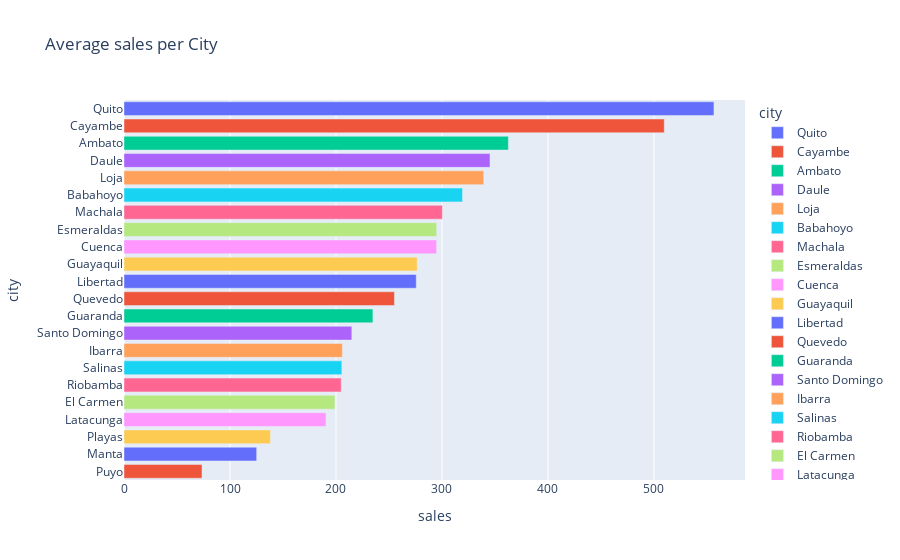

The code cell stored with this chart in its notebook:
### Code cell
t = df.groupby("city")['sales'].mean().sort_values(ascending=False).reset_index()
px.bar(t,y='city',x='sales',color='city',title='Average sales per City')

### Figure 1 — Plotly figure (JSON) as saved in the notebook; plotly's stock layout.template omitted (floating-point values rounded to 4 significant figures)
{"data": [{"hovertemplate": "city=%{y}<br>sales=%{x}<extra></extra>", "legendgroup": "Quito", "marker": {"color": "#636efa", "pattern": {"shape": ""}}, "name": "Quito", "orientation": "h", "showlegend": true, "textposition": "auto", "type": "bar", "x": [556.6], "xaxis": "x", "y": ["Quito"], "yaxis": "y"}, {"hovertemplate": "city=%{y}<br>sales=%{x}<extra></extra>", "legendgroup": "Cayambe", "marker": {"color": "#EF553B", "pattern": {"shape": ""}}, "name": "Cayambe", "orientation": "h", "showlegend": true, "textposition": "auto", "type": "bar", "x": [509.7], "xaxis": "x", "y": ["Cayambe"], "yaxis": "y"}, {"hovertemplate": "city=%{y}<br>sales=%{x}<extra></extra>", "legendgroup": "Ambato", "marker": {"color": "#00cc96", "pattern": {"shape": ""}}, "name": "Ambato", "orientation": "h", "showlegend": true, "textposition": "auto", "type": "bar", "x": [362.6], "xaxis": "x", "y": ["Ambato"], "yaxis": "y"}, {"hovertemplate": "city=%{y}<br>sales=%{x}<extra></extra>", "legendgroup": "Daule", "marker": {"color": "#ab63fa", "pattern": {"shape": ""}}, "name": "Daule", "orientation": "h", "showlegend": true, "textposition": "auto", "type": "bar", "x": [345.3], "xaxis": "x", "y": ["Daule"], "yaxis": "y"}, {"hovertemplate": "city=%{y}<br>sales=%{x}<extra></extra>", "legendgroup": "Loja", "marker": {"color": "#FFA15A", "pattern": {"shape": ""}}, "name": "Loja", "orientation": "h", "showlegend": true, "textposition": "auto", "type": "bar", "x": [339.4], "xaxis": "x", "y": ["Loja"], "yaxis": "y"}, {"hovertemplate": "city=%{y}<br>sales=%{x}<extra></extra>", "legendgroup": "Babahoyo", "marker": {"color": "#19d3f3", "pattern": {"shape": ""}}, "name": "Babahoyo", "orientation": "h", "showlegend": true, "textposition": "auto", "type": "bar", "x": [319.3], "xaxis": "x", "y": ["Babahoyo"], "yaxis": "y"}, {"hovertemplate": "city=%{y}<br>sales=%{x}<extra></extra>", "legendgroup": "Machala", "marker": {"color": "#FF6692", "pattern": {"shape": ""}}, "name": "Machala", "orientation": "h", "showlegend": true, "textposition": "auto", "type": "bar", "x": [300.4], "xaxis": "x", "y": ["Machala"], "yaxis": "y"}, {"hovertemplate": "city=%{y}<br>sales=%{x}<extra></extra>", "legendgroup": "Esmeraldas", "marker": {"color": "#B6E880", "pattern": {"shape": ""}}, "name": "Esmeraldas", "orientation": "h", "showlegend": true, "textposition": "auto", "type": "bar", "x": [295.0], "xaxis": "x", "y": ["Esmeraldas"], "yaxis": "y"}, {"hovertemplate": "city=%{y}<br>sales=%{x}<extra></extra>", "legendgroup": "Cuenca", "marker": {"color": "#FF97FF", "pattern": {"shape": ""}}, "name": "Cuenca", "orientation": "h", "showlegend": true, "textposition": "auto", "type": "bar", "x": [294.9], "xaxis": "x", "y": ["Cuenca"], "yaxis": "y"}, {"hovertemplate": "city=%{y}<br>sales=%{x}<extra></extra>", "legendgroup": "Guayaquil", "marker": {"color": "#FECB52", "pattern": {"shape": ""}}, "name": "Guayaquil", "orientation": "h", "showlegend": true, "textposition": "auto", "type": "bar", "x": [276.6], "xaxis": "x", "y": ["Guayaquil"], "yaxis": "y"}, {"hovertemplate": "city=%{y}<br>sales=%{x}<extra></extra>", "legendgroup": "Libertad", "marker": {"color": "#636efa", "pattern": {"shape": ""}}, "name": "Libertad", "orientation": "h", "showlegend": true, "textposition": "auto", "type": "bar", "x": [275.7], "xaxis": "x", "y": ["Libertad"], "yaxis": "y"}, {"hovertemplate": "city=%{y}<br>sales=%{x}<extra></extra>", "legendgroup": "Quevedo", "marker": {"color": "#EF553B", "pattern": {"shape": ""}}, "name": "Quevedo", "orientation": "h", "showlegend": true, "textposition": "auto", "type": "bar", "x": [255.1], "xaxis": "x", "y": ["Quevedo"], "yaxis": "y"}, {"hovertemplate": "city=%{y}<br>sales=%{x}<extra></extra>", "legendgroup": "Guaranda", "marker": {"color": "#00cc96", "pattern": {"shape": ""}}, "name": "Guaranda", "orientation": "h", "showlegend": true, "textposition": "auto", "type": "bar", "x": [234.8], "xaxis": "x", "y": ["Guaranda"], "yaxis": "y"}, {"hovertemplate": "city=%{y}<br>sales=%{x}<extra></extra>", "legendgroup": "Santo Domingo", "marker": {"color": "#ab63fa", "pattern": {"shape": ""}}, "name": "Santo Domingo", "orientation": "h", "showlegend": true, "textposition": "auto", "type": "bar", "x": [214.9], "xaxis": "x", "y": ["Santo Domingo"], "yaxis": "y"}, {"hovertemplate": "city=%{y}<br>sales=%{x}<extra></extra>", "legendgroup": "Ibarra", "marker": {"color": "#FFA15A", "pattern": {"shape": ""}}, "name": "Ibarra", "orientation": "h", "showlegend": true, "textposition": "auto", "type": "bar", "x": [206.1], "xaxis": "x", "y": ["Ibarra"], "yaxis": "y"}, {"hovertemplate": "city=%{y}<br>sales=%{x}<extra></extra>", "legendgroup": "Salinas", "marker": {"color": "#19d3f3", "pattern": {"shape": ""}}, "name": "Salinas", "orientation": "h", "showlegend": true, "textposition": "auto", "type": "bar", "x": [205.5], "xaxis": "x", "y": ["Salinas"], "yaxis": "y"}, {"hovertemplate": "city=%{y}<br>sales=%{x}<extra></extra>", "legendgroup": "Riobamba", "marker": {"color": "#FF6692", "pattern": {"shape": ""}}, "name": "Riobamba", "orientation": "h", "showlegend": true, "textposition": "auto", "type": "bar", "x": [204.9], "xaxis": "x", "y": ["Riobamba"], "yaxis": "y"}, {"hovertemplate": "city=%{y}<br>sales=%{x}<extra></extra>", "legendgroup": "El Carmen", "marker": {"color": "#B6E880", "pattern": {"shape": ""}}, "name": "El Carmen", "orientation": "h", "showlegend": true, "textposition": "auto", "type": "bar", "x": [199.0], "xaxis": "x", "y": ["El Carmen"], "yaxis": "y"}, {"hovertemplate": "city=%{y}<br>sales=%{x}<extra></extra>", "legendgroup": "Latacunga", "marker": {"color": "#FF97FF", "pattern": {"shape": ""}}, "name": "Latacunga", "orientation": "h", "showlegend": true, "textposition": "auto", "type": "bar", "x": [190.6], "xaxis": "x", "y": ["Latacunga"], "yaxis": "y"}, {"hovertemplate": "city=%{y}<br>sales=%{x}<extra></extra>", "legendgroup": "Playas", "marker": {"color": "#FECB52", "pattern": {"shape": ""}}, "name": "Playas", "orientation": "h", "showlegend": true, "textposition": "auto", "type": "bar", "x": [138.1], "xaxis": "x", "y": ["Playas"], "yaxis": "y"}, {"hovertemplate": "city=%{y}<br>sales=%{x}<extra></extra>", "legendgroup": "Manta", "marker": {"color": "#636efa", "pattern": {"shape": ""}}, "name": "Manta", "orientation": "h", "showlegend": true, "textposition": "auto", "type": "bar", "x": [125.2], "xaxis": "x", "y": ["Manta"], "yaxis": "y"}, {"hovertemplate": "city=%{y}<br>sales=%{x}<extra></extra>", "legendgroup": "Puyo", "marker": {"color": "#EF553B", "pattern": {"shape": ""}}, "name": "Puyo", "orientation": "h", "showlegend": true, "textposition": "auto", "type": "bar", "x": [73.6], "xaxis": "x", "y": ["Puyo"], "yaxis": "y"}], "layout": {"barmode": "relative", "legend": {"title": {"text": "city"}, "tracegroupgap": 0}, "title": {"text": "Average sales per City"}, "xaxis": {"anchor": "y", "domain": [0, 1], "title": {"text": "sales"}}, "yaxis": {"anchor": "x", "categoryarray": ["Puyo", "Manta", "Playas", "Latacunga", "El Carmen", "Riobamba", "Salinas", "Ibarra", "Santo Domingo", "Guaranda", "Quevedo", "Libertad", "Guayaquil", "Cuenca", "Esmeraldas", "Machala", "Babahoyo", "Loja", "Daule", "Ambato", "Cayambe", "Quito"], "categoryorder": "array", "domain": [0, 1], "title": {"text": "city"}}}}
